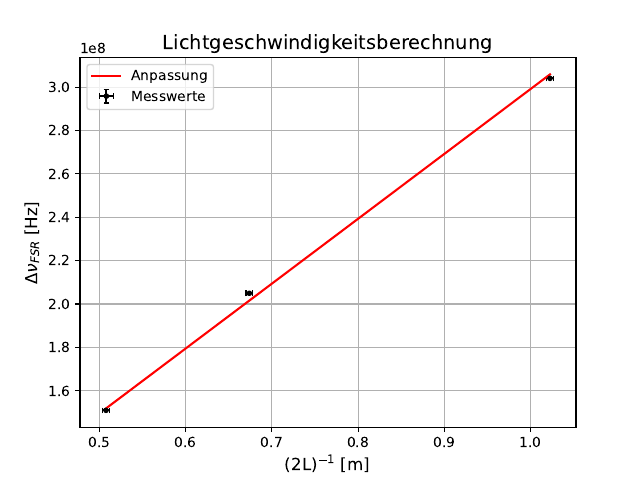

This chart was generated by the following Python code:
import numpy as np
import matplotlib.pyplot as plt
import scipy.odr as odr
import os

path = os.path.dirname(os.path.abspath(__file__))


def Printer(Temp):
    Temp = Temp.replace('.', ',')
    print(Temp)


def lin(Para, x):
    return Para * x 

x = 1/(2*np.array([0.489, 0.742, 0.985]))
xErr = (2*np.array([0.002, 0.002, 0.002]))
y = np.array([304.056e6, 204.965e6, 150.974e6])
yErr = 0.02e6 * np.ones(3)

model = odr.Model(lin)
data = odr.RealData(x, y, sx=xErr, sy=yErr)
odrVals = odr.ODR(data, model, beta0=[1])
out = odrVals.run()

xVals = np.linspace(min(x), max(x), 100)
yVals = lin(out.beta, xVals,)

chisq = np.sum(((y - lin(out.beta, x))** 2 / yErr**2))
chisq_red = chisq / (len(x) - len(out.beta))
ax, fig = plt.subplots()

Printer(f'{out.beta[0]:.6g} $\pm$ {out.sd_beta[0]:.6g} & {chisq:.2f} & {chisq_red:.2f}')

plt.errorbar(x, y, xerr=xErr, yerr=yErr, fmt='.', label='Messwerte', capsize=2, color='black')
plt.plot(xVals, yVals, label='Anpassung', color='red')
plt.xlabel('(2L)$^{-1}$ [m]', fontsize=12)
plt.ylabel('$\\Delta\\nu_{FSR}$ [Hz]', fontsize=12)
plt.title('Lichtgeschwindigkeitsberechnung', fontsize=14)
plt.grid()
plt.legend()
plt.savefig(f'{path}\\Lightspeed.pdf')
plt.show
